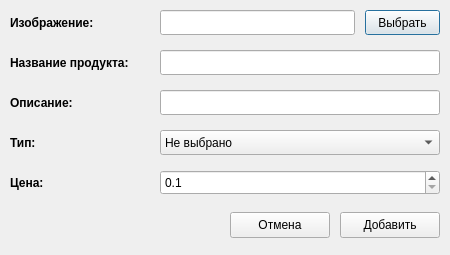
<?xml version="1.0" encoding="UTF-8"?>
<ui version="4.0">
 <class>Dialog</class>
 <widget class="QDialog" name="Dialog">
  <property name="geometry">
   <rect>
    <x>0</x>
    <y>0</y>
    <width>450</width>
    <height>255</height>
   </rect>
  </property>
  <property name="minimumSize">
   <size>
    <width>450</width>
    <height>255</height>
   </size>
  </property>
  <property name="maximumSize">
   <size>
    <width>450</width>
    <height>255</height>
   </size>
  </property>
  <property name="windowTitle">
   <string>Добавить продукт</string>
  </property>
  <widget class="QLabel" name="label">
   <property name="geometry">
    <rect>
     <x>10</x>
     <y>10</y>
     <width>100</width>
     <height>25</height>
    </rect>
   </property>
   <property name="font">
    <font>
     <weight>75</weight>
     <bold>true</bold>
    </font>
   </property>
   <property name="text">
    <string>Изображение:</string>
   </property>
   <property name="textFormat">
    <enum>Qt::AutoText</enum>
   </property>
  </widget>
  <widget class="QLabel" name="label_2">
   <property name="geometry">
    <rect>
     <x>10</x>
     <y>50</y>
     <width>125</width>
     <height>25</height>
    </rect>
   </property>
   <property name="font">
    <font>
     <weight>75</weight>
     <bold>true</bold>
    </font>
   </property>
   <property name="text">
    <string>Название продукта:</string>
   </property>
  </widget>
  <widget class="QLabel" name="label_3">
   <property name="geometry">
    <rect>
     <x>10</x>
     <y>90</y>
     <width>100</width>
     <height>25</height>
    </rect>
   </property>
   <property name="font">
    <font>
     <weight>75</weight>
     <bold>true</bold>
    </font>
   </property>
   <property name="text">
    <string>Описание:</string>
   </property>
  </widget>
  <widget class="QLabel" name="label_4">
   <property name="geometry">
    <rect>
     <x>10</x>
     <y>130</y>
     <width>100</width>
     <height>25</height>
    </rect>
   </property>
   <property name="font">
    <font>
     <weight>75</weight>
     <bold>true</bold>
    </font>
   </property>
   <property name="text">
    <string>Тип:</string>
   </property>
  </widget>
  <widget class="QLabel" name="label_5">
   <property name="geometry">
    <rect>
     <x>10</x>
     <y>170</y>
     <width>100</width>
     <height>25</height>
    </rect>
   </property>
   <property name="font">
    <font>
     <weight>75</weight>
     <bold>true</bold>
    </font>
   </property>
   <property name="text">
    <string>Цена:</string>
   </property>
  </widget>
  <widget class="QLineEdit" name="productNameInput">
   <property name="geometry">
    <rect>
     <x>160</x>
     <y>50</y>
     <width>280</width>
     <height>25</height>
    </rect>
   </property>
  </widget>
  <widget class="QLineEdit" name="productDescriptionInput">
   <property name="geometry">
    <rect>
     <x>160</x>
     <y>90</y>
     <width>280</width>
     <height>25</height>
    </rect>
   </property>
  </widget>
  <widget class="QPushButton" name="selectImageButton">
   <property name="geometry">
    <rect>
     <x>365</x>
     <y>10</y>
     <width>75</width>
     <height>25</height>
    </rect>
   </property>
   <property name="text">
    <string>Выбрать</string>
   </property>
  </widget>
  <widget class="QLineEdit" name="imageName">
   <property name="geometry">
    <rect>
     <x>160</x>
     <y>10</y>
     <width>195</width>
     <height>25</height>
    </rect>
   </property>
   <property name="readOnly">
    <bool>true</bool>
   </property>
  </widget>
  <widget class="QComboBox" name="productTypesList">
   <property name="geometry">
    <rect>
     <x>160</x>
     <y>130</y>
     <width>280</width>
     <height>25</height>
    </rect>
   </property>
   <item>
    <property name="text">
     <string>Не выбрано</string>
    </property>
   </item>
  </widget>
  <widget class="QDoubleSpinBox" name="priceInput">
   <property name="geometry">
    <rect>
     <x>160</x>
     <y>170</y>
     <width>280</width>
     <height>25</height>
    </rect>
   </property>
   <property name="decimals">
    <number>1</number>
   </property>
   <property name="minimum">
    <double>0.100000000000000</double>
   </property>
   <property name="maximum">
    <double>1000.000000000000000</double>
   </property>
   <property name="singleStep">
    <double>0.100000000000000</double>
   </property>
  </widget>
  <widget class="QPushButton" name="addProductButton">
   <property name="geometry">
    <rect>
     <x>340</x>
     <y>212</y>
     <width>100</width>
     <height>26</height>
    </rect>
   </property>
   <property name="text">
    <string>Добавить</string>
   </property>
  </widget>
  <widget class="QPushButton" name="cancelButton">
   <property name="geometry">
    <rect>
     <x>230</x>
     <y>212</y>
     <width>100</width>
     <height>26</height>
    </rect>
   </property>
   <property name="text">
    <string>Отмена</string>
   </property>
  </widget>
 </widget>
 <resources/>
 <connections/>
</ui>
